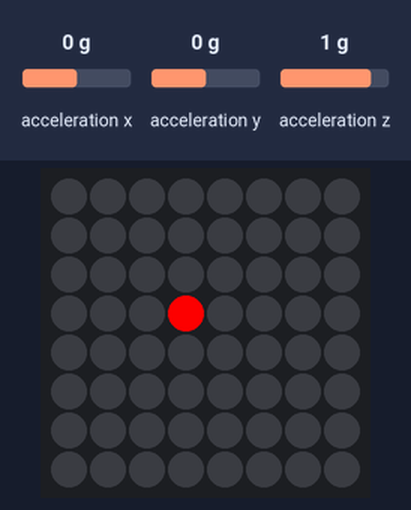
Bench run of a program on a simulated Raspberry Pi (BCM pin numbers) with a Sense HAT. Shown: the Sense HAT's 8×8 RGB LED matrix. Inputs (shaded band) come from the test bench; at power-on: acceleration x 0 g, acceleration y 0 g, acceleration z 1 g.

Above: at 1.2 s.
1.3 s: acceleration x set to -1.4 g
At 2.5 s:
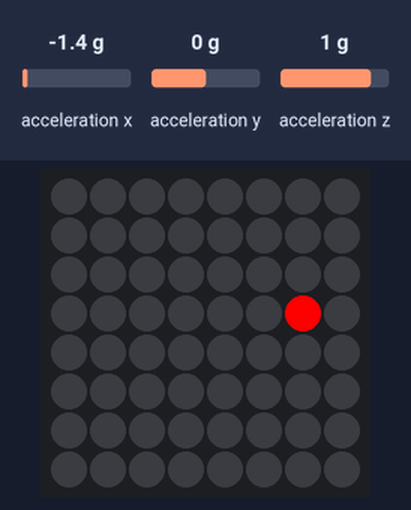
2.8 s: acceleration y set to -1.4 g
At 3.7 s:
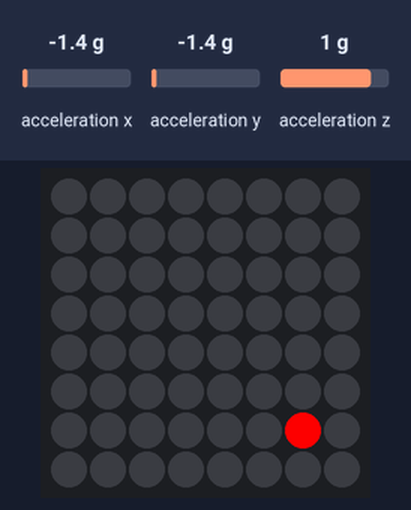
4.3 s: acceleration x set to 0 g
At 4.8 s:
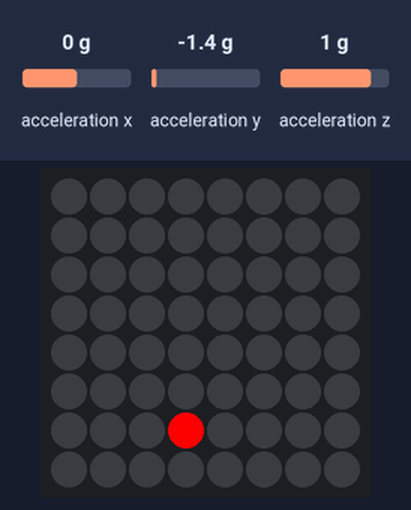
5.8 s: acceleration y set to 0.8 g
At 7.0 s:
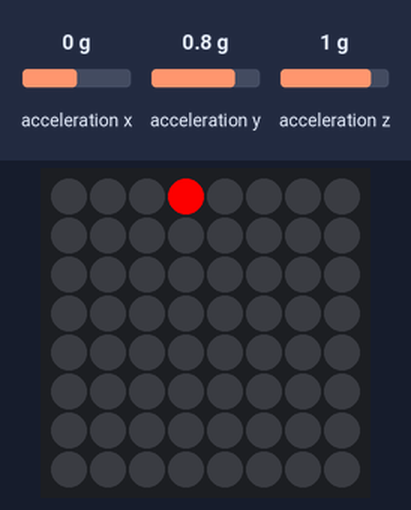
7.3 s: acceleration x set to -0.8 g
At 8.1 s:
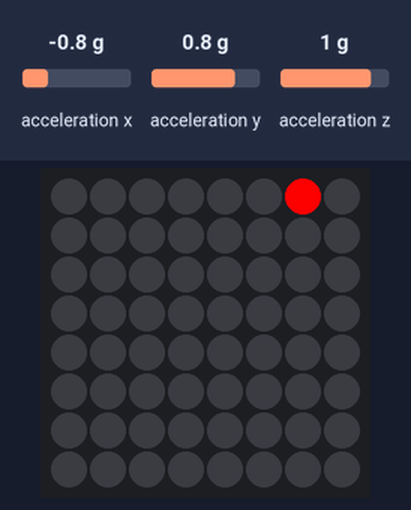
8.8 s: acceleration y set to -0.1 g
At 10.3 s:
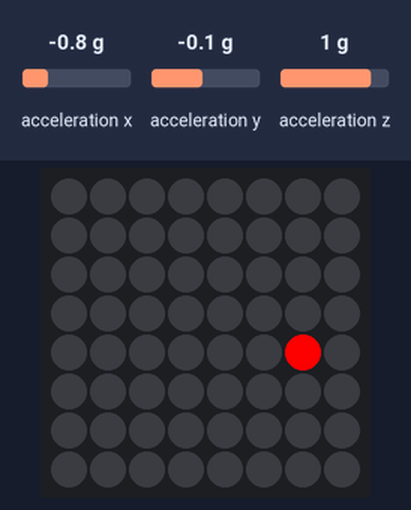
Timing chart, 0 to 11.3 s (numbered marks = the images above; inputs shaded):
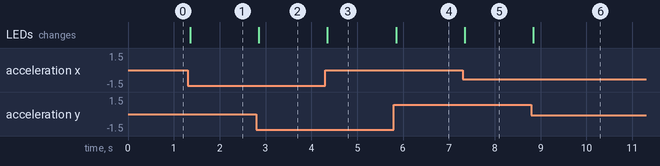

The program:

main.py
```python
#!/usr/bin/env python
# -*- coding: utf-8 -*-

import time
from sense_hat import SenseHat


def limit(lcd_pos):
    pos_lim = 6
    if lcd_pos < 0:
        return 0
    if lcd_pos > pos_lim:
        return pos_lim
    return lcd_pos


def main():
    sense = SenseHat()
    color = (255, 0, 0)
    prev_x = -1
    prev_y = -1
    while True:
        acc = sense.get_accelerometer_raw()
        x = round(limit(-10 * acc["x"] + 3))
        y = round(limit(-10 * acc["y"] + 3))
        if x != prev_x or y != prev_y:
            sense.clear()
        sense.set_pixel(x, y, *color)
        prev_x = x
        prev_y = y
        time.sleep(0.08)


if __name__ == "__main__":
    main()
```

Measured:
- after the input at 1.3 s, the LEDs: change after 0.06 s (image 1)
- after the input at 2.8 s, the LEDs: change after 0.05 s (image 2)
- after the input at 4.3 s, the LEDs: change after 0.05 s (image 3)
- after the input at 5.8 s, the LEDs: change after 0.05 s (image 4)
- after the input at 7.3 s, the LEDs: change at once (image 5)
- after the input at 8.8 s, the LEDs: change at once (image 6)
